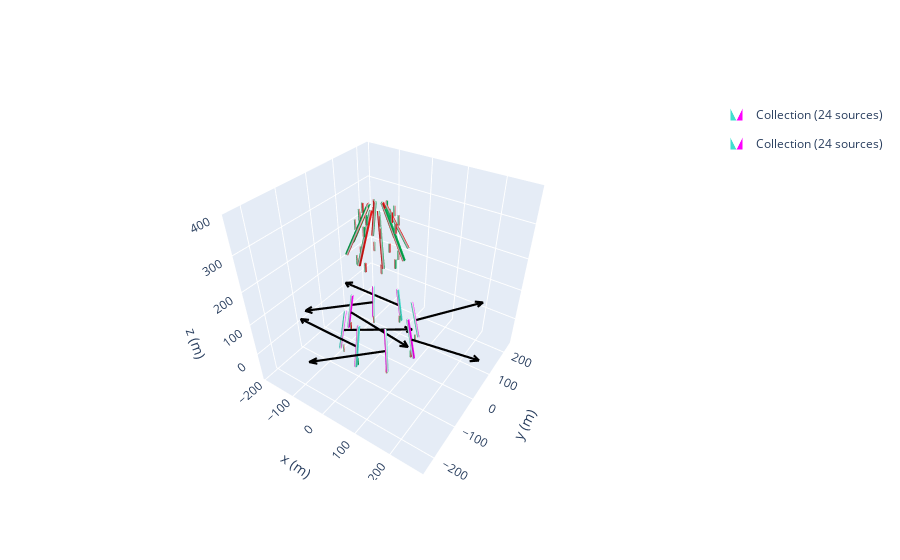

Write notebook code for a chart like this one.
### Code cell
zeeman_prof_x = magpy.Collection()
j = 0
n = 4
#a = 30
l =[-an1,an1,an1,-an1]
l2 = [-an2,an2,an2,-an2]
ll = ['y','x','y','x']
angles = np.linspace(0, 360, n, endpoint=False)
for i in angles:
    cube1= magpy.magnet.Cuboid(
    dimension=(6,6,128),
    polarization=(1.080,0,0),
    position=(70+a,0,0),
    style_magnetization = mystyle)
    cube2 = magpy.magnet.Cuboid(dimension= (4,4,25),
    polarization=(1.17*1e3,0,0),
    position=(70+a,0,-50))
    cube3= magpy.magnet.Cuboid(
    dimension=(6,6,128),
    polarization=(1.08*1e3,0,0),
    position=(140+a,0,264.6650415192161)
   )
    cube4 = magpy.magnet.Cuboid(dimension= (4,4,25),
    polarization=(1.17*1e3,0,0),
    position=(20+a,0,140+94) )
    cube5 = magpy.magnet.Cuboid(dimension= (4,4,25),
    polarization=(1.17*1e3,0,0),
    position=(20+a,0,235+94)
  )
    cube6 = magpy.magnet.Cuboid(dimension= (4,4,25),
    polarization=(1.08*1e3,0,0),
    position= (10+a,0,260+94)
 )
    cube1.rotate_from_angax(i, 'z', anchor=0)
    cube1.rotate_from_angax(i, 'z')
    cube1.rotate_from_angax(l[j], ll[j],anchor=0)
    cube2.rotate_from_angax(i, 'z', anchor=0)
    cube2.rotate_from_angax(i, 'z')
    cube3.rotate_from_angax(i, 'z', anchor=0)
    cube3.rotate_from_angax(i, 'z')
    cube3.rotate_from_angax(l2[j], ll[j],anchor = 0)
    cube4.rotate_from_angax(i, 'z', anchor=0)
    cube4.rotate_from_angax(i, 'z')
    cube5.rotate_from_angax(i, 'z', anchor=0)
    cube5.rotate_from_angax(i, 'z')
    cube6.rotate_from_angax(i, 'z', anchor=0)
    cube6.rotate_from_angax(i, 'z')

    zeeman_prof_x.add(cube1)
    zeeman_prof_x.add(cube2)
    zeeman_prof_x.add(cube3)
    zeeman_prof_x.add(cube4)
    zeeman_prof_x.add(cube5)
    zeeman_prof_x.add(cube6)
    j = j+1
sens = magpy.Sensor([(0,0,0),(0,0,250)])
zeeman_prof_x.rotate_from_angax(45, 'z')
magpy.show(zeeman_prof_x,zeeman_prof, backend='plotly')

### Figure 1 — Plotly figure (JSON) as saved in the notebook; plotly's stock layout.template omitted (floating-point values rounded to 4 significant figures; data arrays with more than 128 entries replaced by an {"elided": "..."} marker saying what was removed)
{"data": [{"color": "#2e91e5", "colorscale": [[0, "turquoise"], [0.16, "turquoise"], [0.26, "white"], [0.74, "white"], [0.84, "magenta"], [1, "magenta"]], "i": [7, 0, 0, 0, 4, 4, 2, 6, 4, 0, 3, 7, 15, 8, 8, 8, 12, 12, 10, 14, 12, 8, 11, 15, 23, 16, 16, 16, 20, 20, 18, 22, 20, 16, 19, 23, 31, 24, 24, 24, 28, 28, 26, 30, 28, 24, 27, 31], "intensity": [0, 0, 1, 1, 0, 0, 1, 1, 0, 0, 1, 1, 0, 0, 1, 1, 0, 0, 1, 1, 0, 0, 1, 1, 0, 0, 1, 1, 0, 0, 1, 1], "j": [0, 7, 1, 2, 6, 7, 1, 2, 5, 5, 2, 2, 8, 15, 9, 10, 14, 15, 9, 10, 13, 13, 10, 10, 16, 23, 17, 18, 22, 23, 17, 18, 21, 21, 18, 18, 24, 31, 25, 26, 30, 31, 25, 26, 29, 29, 26, 26], "k": [3, 4, 2, 3, 5, 6, 5, 5, 0, 1, 7, 6, 11, 12, 10, 11, 13, 14, 13, 13, 8, 9, 15, 14, 19, 20, 18, 19, 21, 22, 21, 21, 16, 17, 23, 22, 27, 28, 26, 27, 29, 30, 29, 29, 24, 25, 31, 30], "legendgroup": "Collection(id=2463643668304)", "name": "Collection (24 sources)", "opacity": 1, "showlegend": true, "showscale": false, "type": "mesh3d", "x": [77.3, 73.05, 77.24, 81.48, 62.2, 57.96, 62.14, 66.39, -77.24, -73.05, -77.3, -81.48, -62.14, -57.96, -62.2, -66.39, -77.24, -81.48, -77.3, -73.05, -62.14, -66.39, -62.2, -57.96, 77.3, 81.48, 77.24, 73.05, 62.2, 66.39, 62.14, 57.96], "y": [73.05, 77.3, 81.48, 77.24, 57.96, 62.2, 66.39, 62.14, 81.48, 77.3, 73.05, 77.24, 66.39, 62.2, 57.96, 62.14, -81.48, -77.24, -73.05, -77.3, -66.39, -62.14, -57.96, -62.2, -73.05, -77.24, -81.48, -77.3, -57.96, -62.14, -66.39, -62.2], "z": [-46.93, -46.93, -45.93, -45.93, 79.28, 79.28, 80.28, 80.28, -45.93, -46.93, -46.93, -45.93, 80.28, 79.28, 79.28, 80.28, -45.93, -45.93, -46.93, -46.93, 80.28, 80.28, 79.28, 79.28, -46.93, -45.93, -45.93, -46.93, 79.28, 80.28, 80.28, 79.28]}, {"legendgroup": "Collection(id=2463643668304)", "line": {"color": "black", "dash": "solid", "width": 4.4}, "mode": "lines", "name": "Collection (24 sources)", "opacity": 1, "showlegend": false, "type": "scatter3d", "x": [null, 69.72, 203.6, 182.1, 203.6, 198.3, 203.6, 203.6, null, -69.72, -205.5, -183.9, -205.5, -199.9, -205.5, -205.5, null, -69.72, 64.14, 42.61, 64.14, 58.9, 64.14, 64.14, null, 69.72, -66.04, -44.44, -66.04, -60.5, -66.04, -66.04], "y": [null, 69.72, 203.6, 198.3, 203.6, 182.1, 203.6, 203.6, null, 69.72, -66.04, -60.5, -66.04, -44.44, -66.04, -66.04, null, -69.72, 64.14, 58.9, 64.14, 42.61, 64.14, 64.14, null, -69.72, -205.5, -199.9, -205.5, -183.9, -205.5, -205.5], "z": [null, 16.68, 48.7, 45.49, 48.7, 45.49, 48.7, 48.7, null, 16.68, 16.68, 14.76, 16.68, 18.6, 16.68, 16.68, null, 16.68, -15.34, -12.14, -15.34, -12.14, -15.34, -15.34, null, 16.68, 16.68, 18.6, 16.68, 14.76, 16.68, 16.68]}, {"color": "#2e91e5", "colorscale": [[0, "#00b050"], [0.16, "#00b050"], [0.26, "#dddddd"], [0.74, "#dddddd"], [0.84, "#e71111"], [1, "#e71111"]], "i": {"elided": "240 int values"}, "intensity": {"elided": "160 int values"}, "j": {"elided": "240 int values"}, "k": {"elided": "240 int values"}, "legendgroup": "Collection(id=2463643668304)", "name": "Collection (24 sources)", "opacity": 1, "showlegend": false, "showscale": false, "type": "mesh3d", "x": {"elided": "160 float values"}, "y": {"elided": "160 float values"}, "z": {"elided": "160 float values"}}, {"color": "#e15f99", "colorscale": [[0, "turquoise"], [0.16, "turquoise"], [0.26, "white"], [0.74, "white"], [0.84, "magenta"], [1, "magenta"]], "i": [7, 0, 0, 0, 4, 4, 2, 6, 4, 0, 3, 7, 15, 8, 8, 8, 12, 12, 10, 14, 12, 8, 11, 15, 23, 16, 16, 16, 20, 20, 18, 22, 20, 16, 19, 23, 31, 24, 24, 24, 28, 28, 26, 30, 28, 24, 27, 31], "intensity": [0, 0, 1, 1, 0, 0, 1, 1, 0, 0, 1, 1, 0, 0, 1, 1, 0, 0, 1, 1, 0, 0, 1, 1, 0, 0, 1, 1, 0, 0, 1, 1], "j": [0, 7, 1, 2, 6, 7, 1, 2, 5, 5, 2, 2, 8, 15, 9, 10, 14, 15, 9, 10, 13, 13, 10, 10, 16, 23, 17, 18, 22, 23, 17, 18, 21, 21, 18, 18, 24, 31, 25, 26, 30, 31, 25, 26, 29, 29, 26, 26], "k": [3, 4, 2, 3, 5, 6, 5, 5, 0, 1, 7, 6, 11, 12, 10, 11, 13, 14, 13, 13, 8, 9, 15, 14, 19, 20, 18, 19, 21, 22, 21, 21, 16, 17, 23, 22, 27, 28, 26, 27, 29, 30, 29, 29, 24, 25, 31, 30], "legendgroup": "Collection(id=2463643665472)", "name": "Collection (24 sources)", "opacity": 1, "showlegend": true, "showscale": false, "type": "mesh3d", "x": [106.3, 106.3, 112.2, 112.2, 84.97, 84.97, 90.88, 90.88, 3.0, 3.0, -3.0, -3.0, 3.0, 3.0, -3.0, -3.0, -112.2, -112.2, -106.3, -106.3, -90.88, -90.88, -84.97, -84.97, 3.0, 3.0, -3.0, -3.0, 3.0, 3.0, -3.0, -3.0], "y": [-3, 3, 3, -3, -3, 3, 3, -3, 112.2, 106.3, 106.3, 112.2, 90.88, 84.97, 84.97, 90.88, -3.0, 3.0, 3.0, -3.0, -3.0, 3.0, 3.0, -3.0, -106.3, -112.2, -112.2, -106.3, -84.97, -90.88, -90.88, -84.97], "z": [-46.93, -46.93, -45.93, -45.93, 79.28, 79.28, 80.28, 80.28, -45.93, -46.93, -46.93, -45.93, 80.28, 79.28, 79.28, 80.28, -45.93, -45.93, -46.93, -46.93, 80.28, 80.28, 79.28, 79.28, -46.93, -45.93, -45.93, -46.93, 79.28, 80.28, 80.28, 79.28]}, {"legendgroup": "Collection(id=2463643665472)", "line": {"color": "black", "dash": "solid", "width": 4.4}, "mode": "lines", "name": "Collection (24 sources)", "opacity": 1, "showlegend": false, "type": "scatter3d", "x": [null, 98.6, 287.9, 269.0, 287.9, 269.0, 287.9, 287.9, null, 2.22e-14, -192.0, -172.8, -192.0, -172.8, -192.0, -192.0, null, -98.6, 90.71, 71.78, 90.71, 71.78, 90.71, 90.71, null, -2.22e-14, -192.0, -172.8, -192.0, -172.8, -192.0, -192.0], "y": [null, 0, 4.263e-14, 11.52, 4.263e-14, -11.52, 4.263e-14, 4.263e-14, null, 98.6, 98.6, 87.24, 98.6, 110.0, 98.6, 98.6, null, 1.225e-14, 7.854e-15, 11.52, 7.854e-15, -11.52, 7.854e-15, 7.854e-15, null, -98.6, -98.6, -110.0, -98.6, -87.24, -98.6, -98.6], "z": [null, 16.68, 48.7, 45.49, 48.7, 45.49, 48.7, 48.7, null, 16.68, 16.68, 14.76, 16.68, 18.6, 16.68, 16.68, null, 16.68, -15.34, -12.14, -15.34, -12.14, -15.34, -15.34, null, 16.68, 16.68, 18.6, 16.68, 14.76, 16.68, 16.68]}, {"color": "#e15f99", "colorscale": [[0, "#00b050"], [0.16, "#00b050"], [0.26, "#dddddd"], [0.74, "#dddddd"], [0.84, "#e71111"], [1, "#e71111"]], "i": {"elided": "240 int values"}, "intensity": {"elided": "160 int values"}, "j": {"elided": "240 int values"}, "k": {"elided": "240 int values"}, "legendgroup": "Collection(id=2463643665472)", "name": "Collection (24 sources)", "opacity": 1, "showlegend": false, "showscale": false, "type": "mesh3d", "x": {"elided": "160 float values"}, "y": {"elided": "160 float values"}, "z": {"elided": "160 float values"}}], "layout": {"legend": {"itemsizing": "constant"}, "scene": {"aspectmode": "manual", "aspectratio": {"x": 1, "y": 1, "z": 1}, "camera": {"eye": {"x": 1, "y": -1.5, "z": 1.4}}, "xaxis": {"autorange": false, "range": [-205.5, 287.9], "title": {"text": "x (m)"}}, "yaxis": {"autorange": false, "range": [-247.6, 245.7], "title": {"text": "y (m)"}}, "zaxis": {"autorange": false, "range": [-92.64, 400.8], "title": {"text": "z (m)"}}}}}
